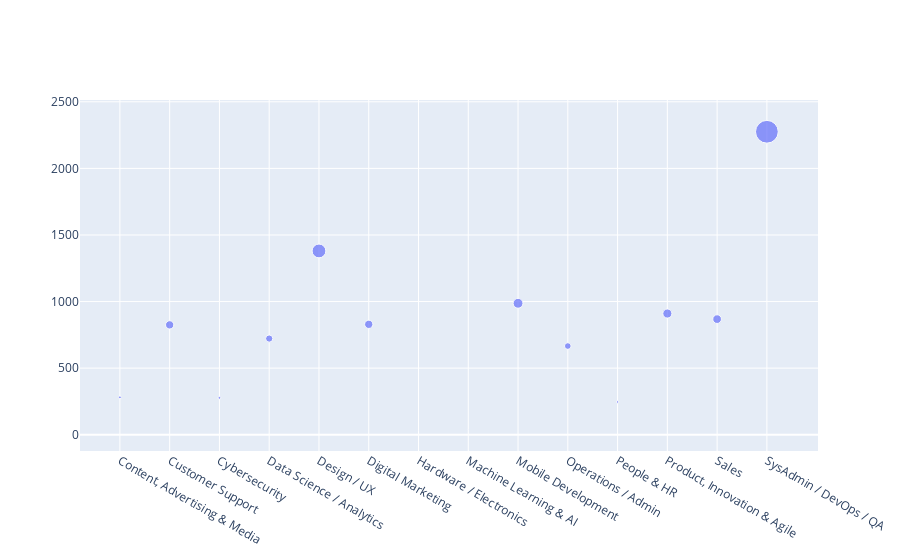

The cell this chart's notebook holds for it:
### Code cell
import plotly.graph_objects as px 
import numpy as np 
  
  
np.random.seed(42) 
  
random_x= area
random_y= l
  
plot = px.Figure(data=[px.Scatter( 
    x = random_x, 
    y = random_y, 
    mode = 'markers', 
    marker_size = count_area) 
]) 
                   
plot.show()

### Figure 1 — Plotly figure (JSON) as saved in the notebook; plotly's stock layout.template omitted (floating-point values rounded to 4 significant figures)
{"data": [{"marker": {"size": [2.81, 8.25, 2.77, 7.22, 13.8, 8.29, 0.32, 0.37, 9.87, 6.66, 2.46, 9.1, 8.68, 22.75]}, "mode": "markers", "type": "scatter", "x": ["Content, Advertising & Media", "Customer Support", "Cybersecurity", "Data Science / Analytics", "Design / UX", "Digital Marketing", "Hardware / Electronics", "Machine Learning & AI", "Mobile Development", "Operations / Admin", "People & HR", "Product, Innovation & Agile", "Sales", "SysAdmin / DevOps / QA"], "y": [281, 825, 277, 722, 1380, 829, 32, 37, 987, 666, 246, 910, 868, 2275]}], "layout": {}}
